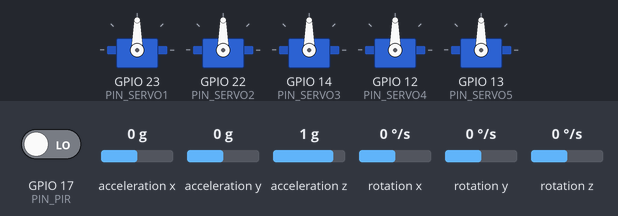
Simulated run of this sketch. Board: ESP32. Shown: 5 × servo. The test bench sets the inputs (shaded band); at power-on: rotation z 0 °/s, GPIO 17 (PIN_PIR) LOW, acceleration x 0 g, acceleration y 0 g, acceleration z 1 g, rotation x 0 °/s, rotation y 0 °/s.

Above: at 4.4 s.
4.5 s: rotation z set to -192 °/s
At 5.6 s:
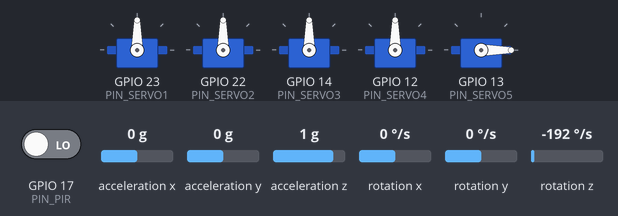
6.4 s: rotation z set to 192 °/s
At 9.2 s:
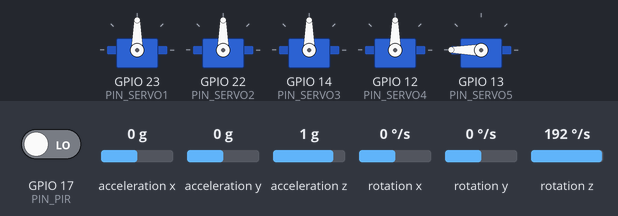
9.4 s: GPIO 17 (PIN_PIR) driven HIGH
At 10.1 s:
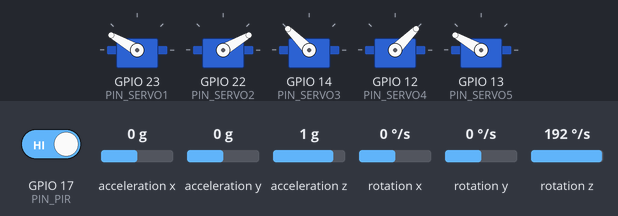
12.4 s: acceleration x set to -1.4 g
At 13.6 s:
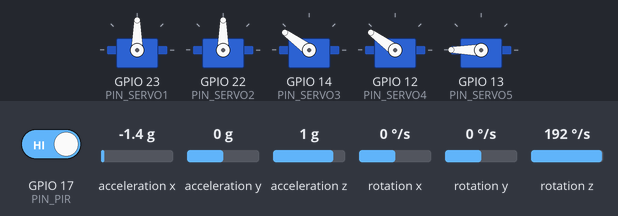
13.9 s: acceleration y set to -1.4 g
At 14.7 s:
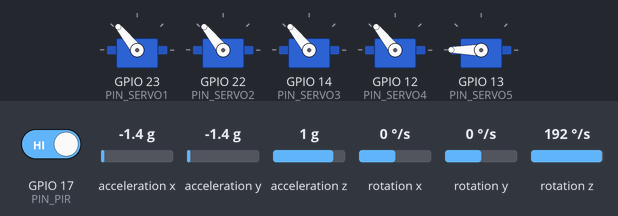
15.4 s: acceleration x set to -0.8 g
At 15.8 s:
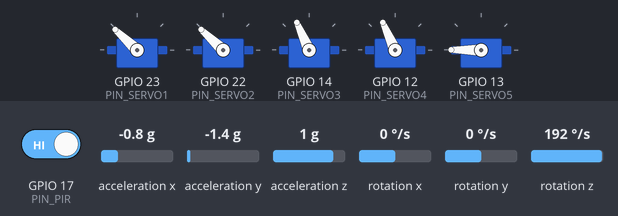
Timing chart, 0 to 17.9 s (numbered marks = the images above; inputs shaded):
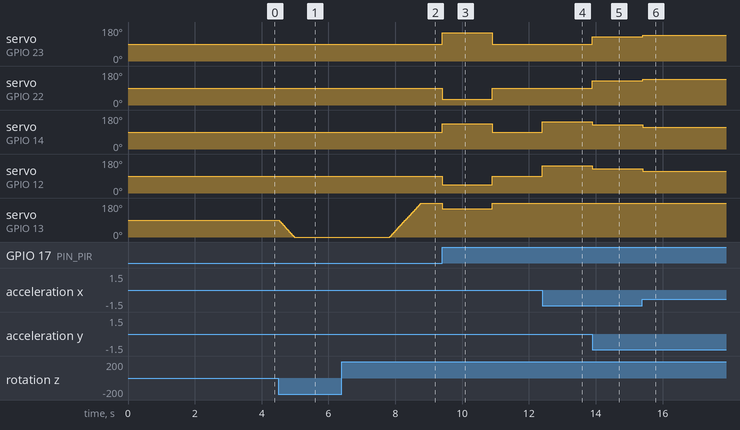

Measured:
- after the input at 4.5 s, servo on GPIO 13 (PIN_SERVO5): moves from 90° to 0° over 0.46 s, starting at once
- after the input at 6.4 s, servo on GPIO 13 (PIN_SERVO5): moves from 0° to 180° over 0.94 s, starting after 1.4 s
- after the input at 9.4 s, servo on GPIO 23 (PIN_SERVO1): 90° → 150° at once, → 90° 1.5 s later; servo on GPIO 22 (PIN_SERVO2): 90° → 30° at once, → 90° 1.5 s later
- after the input at 12.4 s, servo on GPIO 14 (PIN_SERVO3), servo on GPIO 12 (PIN_SERVO4): 90° → 144° at once
- after the input at 13.9 s, servo on GPIO 23 (PIN_SERVO1), servo on GPIO 22 (PIN_SERVO2): 90° → 129° at once; servo on GPIO 14 (PIN_SERVO3), servo on GPIO 12 (PIN_SERVO4): 144° → 129° at once
- after the input at 15.4 s, servo on GPIO 23 (PIN_SERVO1), servo on GPIO 22 (PIN_SERVO2): 129° → 137° at once; servo on GPIO 14 (PIN_SERVO3), servo on GPIO 12 (PIN_SERVO4): 129° → 114° at once

The sketch:

sketch.ino
```cpp
#include <Wire.h>
#include <ESP32Servo.h>
#include <MPU6050_tockn.h>

Servo servo1, servo2, servo3, servo4, servo5;

#define PIN_SERVO1 23
#define PIN_SERVO2 22
#define PIN_SERVO3 14
#define PIN_SERVO4 12
#define PIN_SERVO5 13
#define PIN_PIR 17
#define INITIAL_ANGLE 0.0

MPU6050 mpu(Wire);

bool deteksi = false;
bool inPIRMode = false;
bool tahanYaw = false;

long deteksi_waktu = 0;
long yawTime = 0;
long timer = 0;

const long PIR_FREE_DURATION = 1500;
const long SERVO_5_HOLD = 1000;

float angleX = 0, angleY = 0, angleZ = 0;
float roll = 0, pitch = 0, yaw = 0;
float target1 = INITIAL_ANGLE, target2 = INITIAL_ANGLE;
float target3 = INITIAL_ANGLE, target4 = INITIAL_ANGLE;
float target5 = INITIAL_ANGLE;

void pir() {
  deteksi = true;
  deteksi_waktu = millis();
}

void ResetGerakan() {
  target1 = target2 = target3 = target4 = target5 = INITIAL_ANGLE;
}

void setup() {
  Serial.begin(115200);
  delay(200);

  pinMode(PIN_PIR, INPUT);
  attachInterrupt(digitalPinToInterrupt(PIN_PIR), pir, RISING);

  servo1.attach(PIN_SERVO1);
  servo2.attach(PIN_SERVO2);
  servo3.attach(PIN_SERVO3);
  servo4.attach(PIN_SERVO4);
  servo5.attach(PIN_SERVO5);

  int initialPos = map(INITIAL_ANGLE, -90, 90, 0, 180);
  servo1.write(initialPos);
  servo2.write(initialPos);
  servo3.write(initialPos);
  servo4.write(initialPos);
  servo5.write(initialPos);

  Wire.begin(21, 16);
  mpu.begin();
  mpu.calcGyroOffsets(true);
  timer = millis();
}

void loop() {
  mpu.update();
  angleX = mpu.getAngleX();
  angleY = mpu.getAngleY();
  angleZ = mpu.getAngleZ();

  if (deteksi) {
    deteksi = false;
    inPIRMode = true;
    deteksi_waktu = millis();

    target1 = 60; target2 = -60;
    target3 = 45; target4 = -45;
    target5 = 60;
  }

  if (inPIRMode) {
    servo1.write(map(target1, -90, 90, 0, 180));
    servo2.write(map(target2, -90, 90, 0, 180));
    servo3.write(map(target3, -90, 90, 0, 180));
    servo4.write(map(target4, -90, 90, 0, 180));
    servo5.write(map(target5, -90, 90, 0, 180));

    if (millis() - deteksi_waktu >= PIR_FREE_DURATION) {
      inPIRMode = false;
      ResetGerakan();
    }
    return;
  }


  roll = constrain(angleX, -90.0, 90.0);
  pitch = constrain(angleY, -90.0, 90.0);
  yaw = constrain(angleZ, -90.0, 90.0);

  servo1.write(map(-roll, -90, 90, 0, 180));
  servo2.write(map(-roll, -90, 90, 0, 180));
  servo3.write(map(pitch, -90, 90, 0, 180));
  servo4.write(map(pitch, -90, 90, 0, 180));
  servo5.write(map(yaw, -90, 90, 0, 180));
}
```
